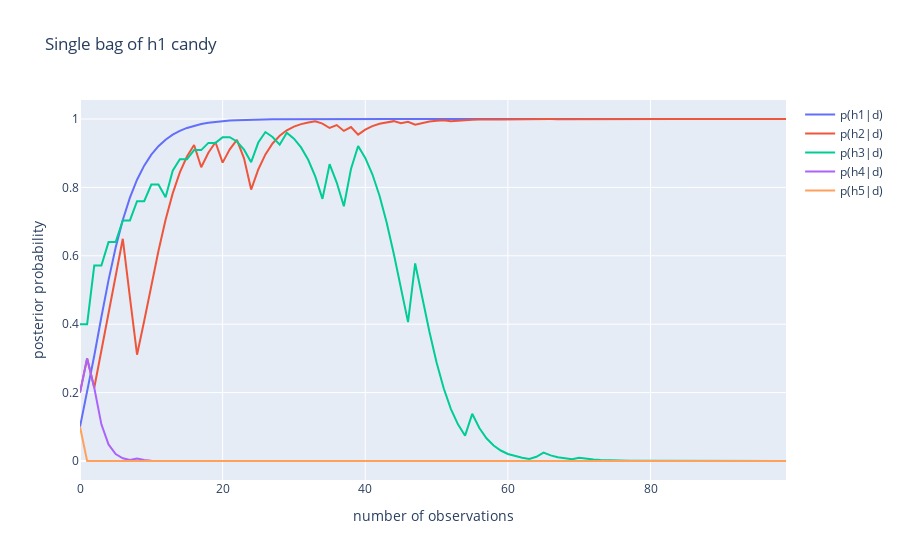
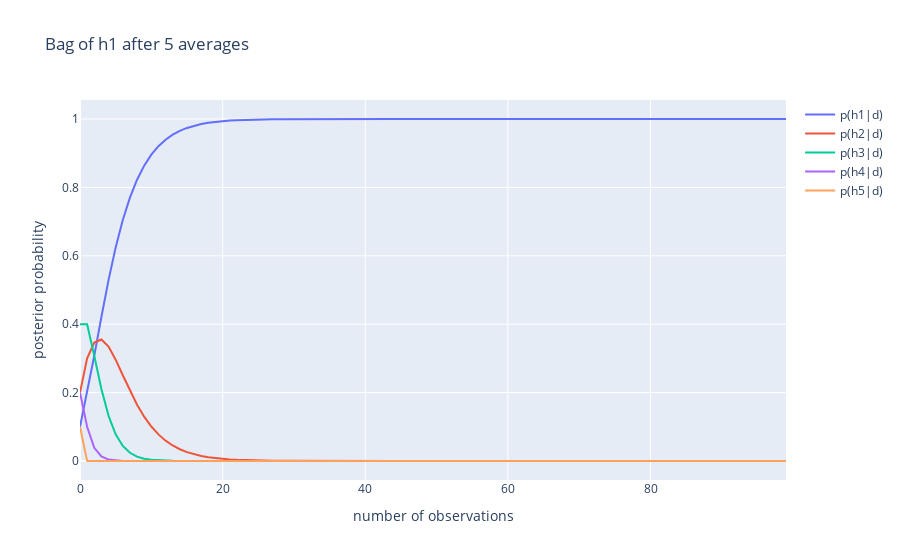
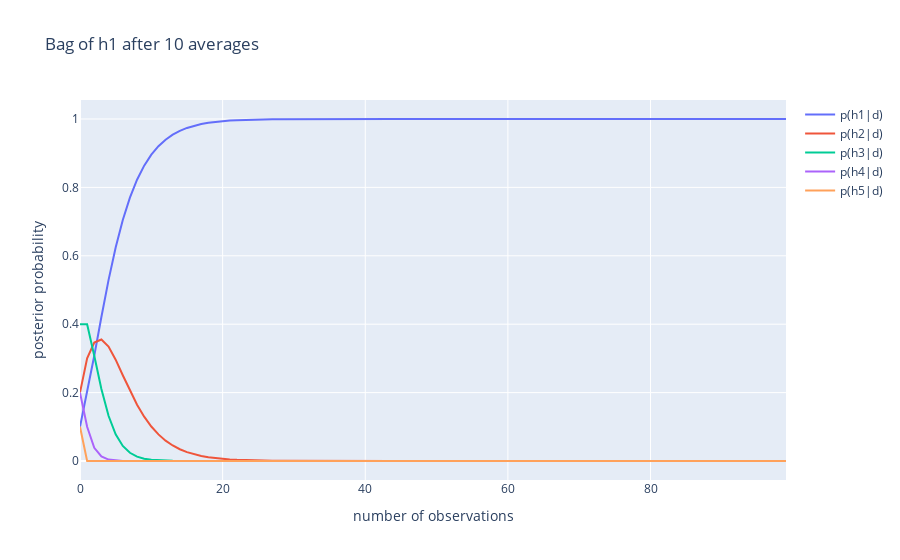

Here is the notebook cell these charts were saved with, in order:
### Code cell
#Getting the Averages for h1

temp = makeDataSet("h1")
h1_p1 = getH1(temp)
h2_p1 = getH2(temp)
h3_p1 = getH3(temp)
h4_p1 = getH4(temp)
h5_p1 = getH5(temp)

#Single Bag
fig = go.Figure()
fig.update_layout(xaxis_title="number of observations",yaxis_title="posterior probability",title="Single bag of h1 candy")
fig.add_trace(go.Scatter(x = observations, y = h1_p1, mode='lines', name='p(h1|d)'))
fig.add_trace(go.Scatter(x = observations, y = h2_p2, mode='lines', name='p(h2|d)'))
fig.add_trace(go.Scatter(x = observations, y = h3_p3, mode='lines', name='p(h3|d)'))
fig.add_trace(go.Scatter(x = observations, y = h4_p4, mode='lines', name='p(h4|d)'))
fig.add_trace(go.Scatter(x = observations, y = h5_p5, mode='lines', name='p(h5|d)'))
fig.show()

temp = makeDataSet("h1")
h1_p2 = getH1(temp)
h2_p2 = getH2(temp)
h3_p2 = getH3(temp)
h4_p2 = getH4(temp)
h5_p2 = getH5(temp)

temp = makeDataSet("h1")
h1_p3 = getH1(temp)
h2_p3 = getH2(temp)
h3_p3 = getH3(temp)
h4_p3 = getH4(temp)
h5_p3 = getH5(temp)

temp = makeDataSet("h1")
h1_p4 = getH1(temp)
h2_p4 = getH2(temp)
h3_p4 = getH3(temp)
h4_p4 = getH4(temp)
h5_p4 = getH5(temp)

temp = makeDataSet("h1")
h1_p5 = getH1(temp)
h2_p5 = getH2(temp)
h3_p5 = getH3(temp)
h4_p5 = getH4(temp)
h5_p5 = getH5(temp)

#After 5 bags
h1_avg = []
h2_avg = []
h3_avg = []
h4_avg = []
h5_avg = []
for i in range (0,100,1):
    h1_avg.append(statistics.mean([h1_p1[i],h1_p2[i],h1_p3[i],h1_p4[i],h1_p5[i]]))
    h2_avg.append(statistics.mean([h2_p1[i],h2_p2[i],h2_p3[i],h2_p4[i],h2_p5[i]]))
    h3_avg.append(statistics.mean([h3_p1[i],h3_p2[i],h3_p3[i],h3_p4[i],h3_p5[i]]))
    h4_avg.append(statistics.mean([h4_p1[i],h4_p2[i],h4_p3[i],h4_p4[i],h4_p5[i]]))
    h5_avg.append(statistics.mean([h5_p1[i],h5_p2[i],h5_p3[i],h5_p4[i],h5_p5[i]]))
fig = go.Figure()
fig.update_layout(xaxis_title="number of observations",yaxis_title="posterior probability",title="Bag of h1 after 5 averages")
fig.add_trace(go.Scatter(x = observations, y = h1_avg, mode='lines', name='p(h1|d)'))
fig.add_trace(go.Scatter(x = observations, y = h2_avg, mode='lines', name='p(h2|d)'))
fig.add_trace(go.Scatter(x = observations, y = h3_avg, mode='lines', name='p(h3|d)'))
fig.add_trace(go.Scatter(x = observations, y = h4_avg, mode='lines', name='p(h4|d)'))
fig.add_trace(go.Scatter(x = observations, y = h5_avg, mode='lines', name='p(h5|d)'))
fig.show()

temp = makeDataSet("h1")
h1_p6 = getH1(temp)
h2_p6 = getH2(temp)
h3_p6 = getH3(temp)
h4_p6 = getH4(temp)
h5_p6 = getH5(temp)

temp = makeDataSet("h1")
h1_p7 = getH1(temp)
h2_p7 = getH2(temp)
h3_p7 = getH3(temp)
h4_p7 = getH4(temp)
h5_p7 = getH5(temp)

temp = makeDataSet("h1")
h1_p8 = getH1(temp)
h2_p8 = getH2(temp)
h3_p8 = getH3(temp)
h4_p8 = getH4(temp)
h5_p8 = getH5(temp)

temp = makeDataSet("h1")
h1_p9 = getH1(temp)
h2_p9 = getH2(temp)
h3_p9 = getH3(temp)
h4_p9 = getH4(temp)
h5_p9 = getH5(temp)

temp = makeDataSet("h1")
h1_p10 = getH1(temp)
h2_p10 = getH2(temp)
h3_p10 = getH3(temp)
h4_p10 = getH4(temp)
h5_p10 = getH5(temp)

#After 10 bags
h1_avg = []
h2_avg = []
h3_avg = []
h4_avg = []
h5_avg = []
for i in range (0,100,1):
    h1_avg.append(statistics.mean([h1_p1[i],h1_p2[i],h1_p3[i],h1_p4[i],h1_p5[i],h1_p6[i],h1_p7[i],h1_p8[i],h1_p9[i],h1_p10[i]]))
    h2_avg.append(statistics.mean([h2_p1[i],h2_p2[i],h2_p3[i],h2_p4[i],h2_p5[i],h2_p6[i],h2_p7[i],h2_p8[i],h2_p9[i],h2_p10[i]]))
    h3_avg.append(statistics.mean([h3_p1[i],h3_p2[i],h3_p3[i],h3_p4[i],h3_p5[i],h3_p6[i],h3_p7[i],h3_p8[i],h3_p9[i],h3_p10[i]]))
    h4_avg.append(statistics.mean([h4_p1[i],h4_p2[i],h4_p3[i],h4_p4[i],h4_p5[i],h4_p6[i],h4_p7[i],h4_p8[i],h4_p9[i],h4_p10[i]]))
    h5_avg.append(statistics.mean([h5_p1[i],h5_p2[i],h5_p3[i],h5_p4[i],h5_p5[i],h5_p6[i],h5_p7[i],h5_p8[i],h5_p9[i],h5_p10[i]]))
fig = go.Figure()
fig.update_layout(xaxis_title="number of observations",yaxis_title="posterior probability",title="Bag of h1 after 10 averages")
fig.add_trace(go.Scatter(x = observations, y = h1_avg, mode='lines', name='p(h1|d)'))
fig.add_trace(go.Scatter(x = observations, y = h2_avg, mode='lines', name='p(h2|d)'))
fig.add_trace(go.Scatter(x = observations, y = h3_avg, mode='lines', name='p(h3|d)'))
fig.add_trace(go.Scatter(x = observations, y = h4_avg, mode='lines', name='p(h4|d)'))
fig.add_trace(go.Scatter(x = observations, y = h5_avg, mode='lines', name='p(h5|d)'))
fig.show()
